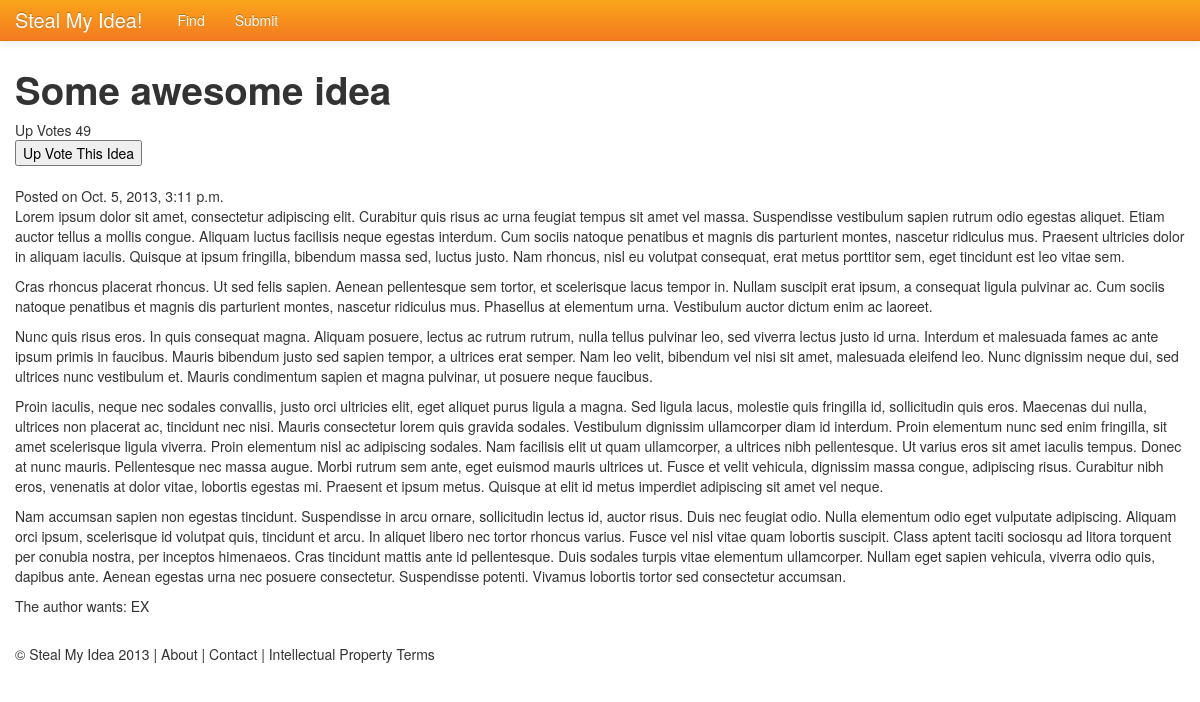
Screenshot of /ideas-to-steal/1/ with the database file from the repository.
### ideas/models.py (models this page shows, shortened)
class Idea(models.Model):
    HELP = 'Help! Work with me to make this idea a reality'
    EXECUTION = 'Someone, anyone to make take this idea and make it a reality'
    MONEY = 'Money to take this idea and turn it into a reality'
    AUTHOR_WANTS_OPTIONS = (
        (HELP,      'Help! Work with me to make this idea a reality'),
        (EXECUTION, 'Someone, anyone to make take this idea and make it a reality'),
        (MONEY,     'Money to take this idea and turn it into a reality'),
    )
    title = models.CharField(max_length=200)
    date_published = models.DateTimeField(auto_now_add=True)
    description = models.TextField()
    author_wants = models.CharField(max_length=100, choices=AUTHOR_WANTS_OPTIONS, default=EXECUTION)
    votes = models.IntegerField(default=0)

### ideas/views.py (the view)
# urls.py: url(r'^(?P<pk>\d+)/$', views.SingleView.as_view(), name='single'),
class SingleView(generic.DetailView):
    model = Idea
    template_name = 'ideas/single.html'

### ideas/templates/ideas/single.html (shortened to what this page needs)
{% include 'ideas/header.html' %}
<h1>{{ idea.title }}</h1>
<div>Up Votes {{ idea.votes }}</div>
<form action="{% url 'ideas:upvote' idea.id %}" method="post">
    <input type="submit" value="Up Vote This Idea" />
</form>
<div>Posted on {{ idea.date_published }}</div>
<div>{{ idea.description|linebreaks }}</div>
<div>The author wants: {{ idea.author_wants }}</div>
{% include 'ideas/footer.html' %}

### rows the page displays
Idea: title "Some awesome idea", votes "49", date_published "Oct. 5, 2013, 3:11 p.m.", description "Lorem ipsum dolor sit amet, consectetur adipiscing elit. Curabitur quis risus ac urna feugiat tempus sit amet vel massa. Suspendisse vestibulum sapien rutrum odio egestas aliquet. Etiam auctor tellus a mollis congue. Aliquam luctus facilisis neque egestas interdum. Cum sociis natoque penatibus et magnis dis parturient montes, nascetur ridiculus mus. Praesent ultricies dolor in aliquam iaculis. Quisque at ipsum fringilla, bibendum massa sed, luctus justo. Nam rhoncus, nisl eu volutpat consequat, erat metus porttitor sem, eget tincidunt est leo vitae sem. Cras rhoncus placerat rhoncus. Ut sed felis sapien. Aenean pellentesque sem tortor, et scelerisque lacus tempor in. Nullam suscipit erat…", author_wants "EX"
